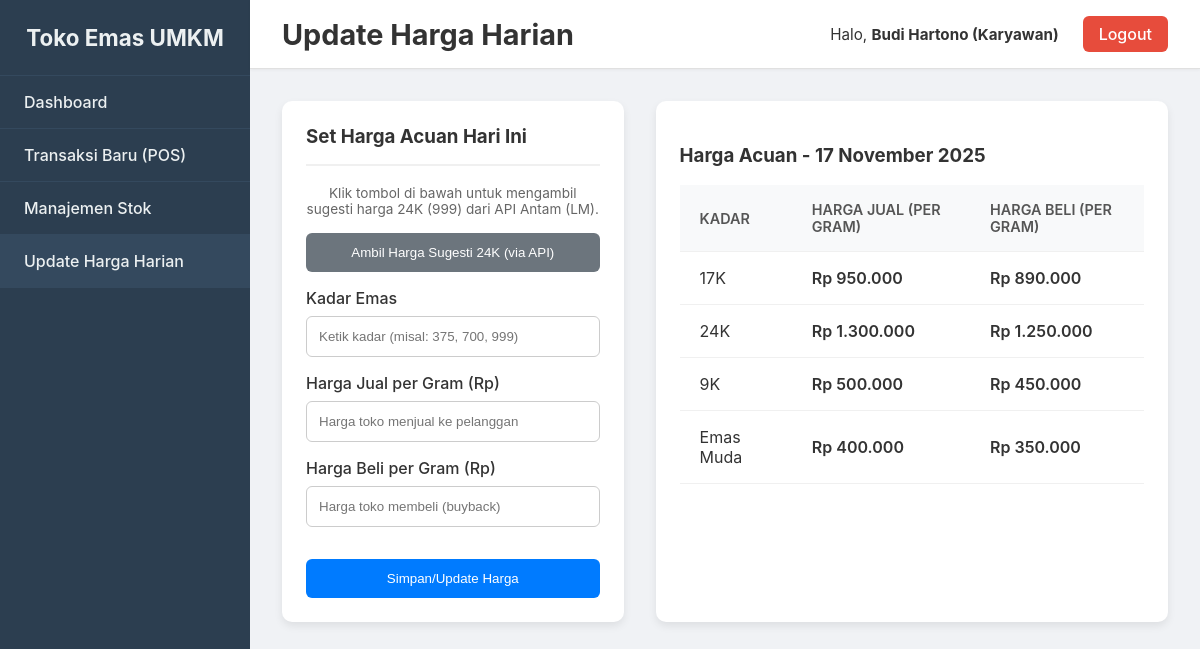
Screenshot of /harga.php (signed in) with the database file from the repository.
### tables this page shows
CREATE TABLE RIWAYAT_HARGA (
    HargaID INT AUTO_INCREMENT PRIMARY KEY,
    Tanggal DATE NOT NULL,
    Kadar VARCHAR(10) NOT NULL,
    HargaJualPerGram DECIMAL(14, 2) NOT NULL,
    HargaBeliPerGram DECIMAL(14, 2) NOT NULL
);

### public_html/harga.php (the view, shortened to what this page needs)
<?php
include 'koneksi.php';
$nama_karyawan = $_SESSION['nama_karyawan'];
$role = $_SESSION['role'];
if ($role == 'pemilik') {
    $role_text = 'Pemilik';
} elseif ($role == 'admin') {
    $role_text = 'Admin';
} else {
    $role_text = 'Karyawan';
}
$logout_url = "logout.php";
$list_harga = [];
$today_php = date("Y-m-d");
$sql_select = "SELECT Kadar, HargaJualPerGram, HargaBeliPerGram, Tanggal
               FROM RIWAYAT_HARGA
               WHERE Tanggal = ?
               ORDER BY Kadar ASC";
$stmt_select = $koneksi->prepare($sql_select);
$stmt_select->bind_param("s", $today_php);
$stmt_select->execute();
$result = $stmt_select->get_result();
if ($result->num_rows > 0) {
    while ($row = $result->fetch_assoc()) {
        $list_harga[] = $row;
    }
}
?>
    <!DOCTYPE html>
    <html lang="id">
    <head>
        <link rel="stylesheet" href="dashboard.css">
    </head>
    <body>
        <div class="dashboard-container">
            <nav class="sidebar">
                <div class="sidebar-header">
                    <h3>Toko Emas UMKM</h3>
                </div>
                <ul class="sidebar-menu">
                    <li><a href="home.php">Dashboard</a></li>
                    <li><a href="transaksi_baru.php">Transaksi Baru (POS)</a></li>
                    <li><a href="stok.php">Manajemen Stok</a></li>
                    <li class="active"><a href="harga.php">Update Harga Harian</a></li>
                </ul>
            </nav>
            <main class="main-content">
                <header class="header">
                    <div class="header-title">
                        <h1>Update Harga Harian</h1>
                    </div>
                    <div class="user-info">
                        <span>Halo, <strong><?php echo htmlspecialchars($nama_karyawan); ?> (<?php echo $role_text; ?>)</strong></span>
                        <a href="<?php echo $logout_url; ?>" class="logout-button">Logout</a>
                    </div>
                </header>
                <div class="content-wrapper">
                    <div class="page-grid">
                        <div class="form-card">
                            <h3>Set Harga Acuan Hari Ini</h3>
                            <p class="api-note">Klik tombol di bawah untuk mengambil sugesti harga 24K (999) dari API Antam (LM).</p>
                            <button type="button" class="btn-secondary" id="fetch-api-btn">
                            </button>
                            <form action="proses_update_harga.php" method="POST">
                                <div class="form-group">
                                    <label for="kadar">Kadar Emas</label>
                                    <input type="text" id="kadar" name="kadar" list="kadar-list"
                                        placeholder="Ketik kadar (misal: 375, 700, 999)" required>
                                </div>
                                <div class="form-group">
                                    <label for="HargaJualPerGram">Harga Jual per Gram (Rp)</label>
                                    <input type="number" id="HargaJualPerGram" name="HargaJualPerGram" placeholder="Harga toko menjual ke pelanggan" required>
                                </div>
                                <div class="form-group">
                                    <label for="HargaBeliPerGram">Harga Beli per Gram (Rp)</label>
                                    <input type="number" id="HargaBeliPerGram" name="HargaBeliPerGram" placeholder="Harga toko membeli (buyback)" required>
                                </div>
                                <button type="submit" class="btn-primary">Simpan/Update Harga</button>
                            </form>
                        </div>
                        <div class="table-card">
                            <h3>Harga Acuan - <span id="tanggal-hari-ini"></span></h3>
                            <table class="data-table">
                                <thead>
                                    <tr>
                                        <th>Kadar</th>
                                        <th class="col-jual">Harga Jual (per Gram)</th>
                                        <th class="col-beli">Harga Beli (per Gram)</th>
                                    </tr>
                                </thead>
                                <tbody>
                                    <?php if (empty($list_harga)): ?>
                                        <tr>
                                            <td colspan="3" style="text-align: center;">Belum ada data harga hari ini.</td>
                                        </tr>
                                    <?php else: ?>
                                        <?php foreach ($list_harga as $harga): ?>
                                        <tr>
                                            <td><?php echo htmlspecialchars($harga['Kadar']); ?></td>
                                            <td class="col-jual">Rp <?php echo number_format($harga['HargaJualPerGram'], 0, ',', '.'); ?></td>
                                            <td class="col-beli">Rp <?php echo number_format($harga['HargaBeliPerGram'], 0, ',', '.'); ?></td>
                                            </tr>
                                        <?php endforeach; ?>
                                    <?php endif; ?>
                                </tbody>
                            </table>
                        </div>
                    </div>
                </div>
            </main>
        </div>
    </body>
    </html>

### public_html/dashboard.css (style rules this page uses)
body, html { margin: 0; padding: 0; font-family: -apple-system, BlinkMacSystemFont, "Segoe UI", Roboto, Helvetica, Arial, sans-serif; background-color: #f0f2f5; color: #333; }
.dashboard-container { display: flex; width: 100%; min-height: 100vh; }
.sidebar { width: 250px; background-color: #2c3e50; color: #ecf0f1; display: flex; flex-direction: column; flex-shrink: 0; }
.sidebar-header { padding: 1.5rem; text-align: center; border-bottom: 1px solid #34495e; }
.sidebar-header h3 { margin: 0; font-size: 1.4rem; }
.sidebar-menu { list-style: none; padding: 0; margin: 0; flex-grow: 1; }
.sidebar-menu li a { display: block; padding: 1rem 1.5rem; text-decoration: none; color: #ecf0f1; font-weight: 500; border-bottom: 1px solid #34495e; transition: background-color 0.2s ease; }
.sidebar-menu li.active a, .sidebar-menu li a:hover { background-color: #34495e; }
.main-content { flex-grow: 1; display: flex; flex-direction: column; }
.header { display: flex; justify-content: space-between; align-items: center; padding: 1rem 2rem; background-color: #ffffff; border-bottom: 1px solid #e0e0e0; box-shadow: 0 1px 3px rgba(0,0,0,0.05); }
.header-title h1 { margin: 0; font-size: 1.8rem; }
.user-info { display: flex; align-items: center; }
.user-info span { margin-right: 1.5rem; font-size: 0.95rem; }
.logout-button { text-decoration: none; padding: 0.5rem 1rem; background-color: #e74c3c; color: white; border-radius: 6px; font-weight: 500; transition: background-color 0.2s ease; }
.content-wrapper { padding: 2rem; flex-grow: 1; }

### public_html/harga.php (style rules this page uses)
.page-grid { display: grid; grid-template-columns: 1fr 1.5fr; gap: 2rem; }
.form-card, .table-card { background-color: #fff; padding: 1.5rem; border-radius: 10px; box-shadow: 0 4px 8px rgba(0,0,0,0.08); }
.form-card h3 { margin-top: 0; border-bottom: 2px solid #f0f0f0; padding-bottom: 1rem; }
.form-group { margin-bottom: 1rem; }
.form-group label { display: block; margin-bottom: 0.5rem; font-weight: 500; }
.form-group input, .form-group select { width: 100%; padding: 0.75rem; border: 1px solid #ccc; border-radius: 6px; box-sizing: border-box; }
.btn-primary, .btn-secondary { width: 100%; padding: 0.75rem 1.2rem; border: none; border-radius: 6px; color: white; font-weight: 500; cursor: pointer; text-decoration: none; transition: background-color 0.2s ease; text-align: center; }
.btn-primary { background-color: #007bff; margin-top: 1rem; }
.btn-secondary { background-color: #6c757d; margin-bottom: 1rem; }
.api-note { font-size: 0.85rem; color: #666; text-align: center; margin-bottom: 1rem; }
.data-table { width: 100%; border-collapse: collapse; }
.data-table th, .data-table td { padding: 1rem 1.25rem; text-align: left; border-bottom: 1px solid #f0f0f0; }
.data-table thead { background-color: #f8f9fa; }
.data-table th { font-weight: 600; color: #555; font-size: 0.9rem; text-transform: uppercase; }
.data-table td { color: #333; }
.col-jual { font-weight: 600; color: #28a745; }
.col-beli { font-weight: 600; color: #dc3545; }

### rows the page displays
riwayat_harga: Kadar "17K", HargaJualPerGram "950.000", HargaBeliPerGram "890.000"
riwayat_harga: Kadar "24K", HargaJualPerGram "1.300.000", HargaBeliPerGram "1.250.000"
riwayat_harga: Kadar "9K", HargaJualPerGram "500.000", HargaBeliPerGram "450.000"
riwayat_harga: Kadar "Emas Muda", HargaJualPerGram "400.000", HargaBeliPerGram "350.000"

### other values shown
$nama_karyawan "Budi Hartono"
$role_text "Karyawan"
